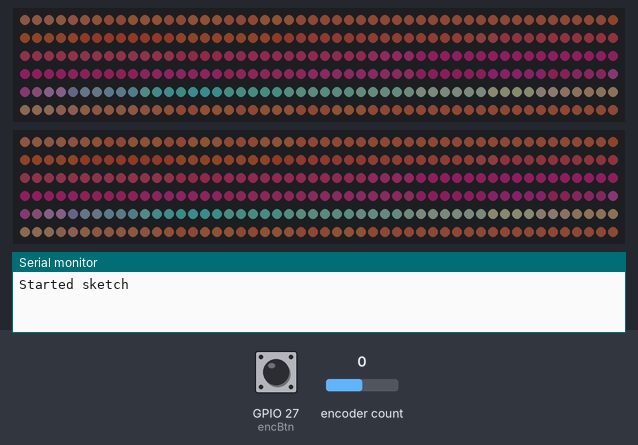
The program below on a simulated ESP32. On the bench: 2 × 300 RGB LEDs in strip order, left to right, continuing on the next row, the last lines printed to the serial monitor. The test bench sets the inputs (shaded band); at power-on: encoder count 0, GPIO 27 (encBtn) HIGH. Dim RGB values are drawn brighter than linear.

Above: at 1.2 s.
1.3 s: encoder count set to 1
At 2.03 s:
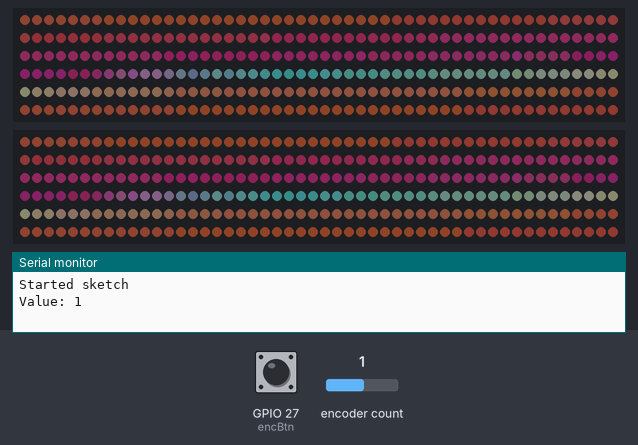
4.3 s: GPIO 27 (encBtn) pulled LOW for 0.15 s
5.0 s: GPIO 27 (encBtn) pulled LOW for 1 s
6.6 s: encoder count set to 0
At 6.94 s:
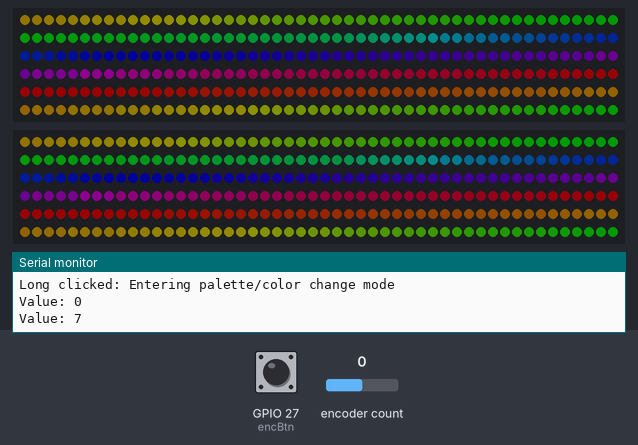
9.1 s: encoder count set to -1
At 9.36 s:
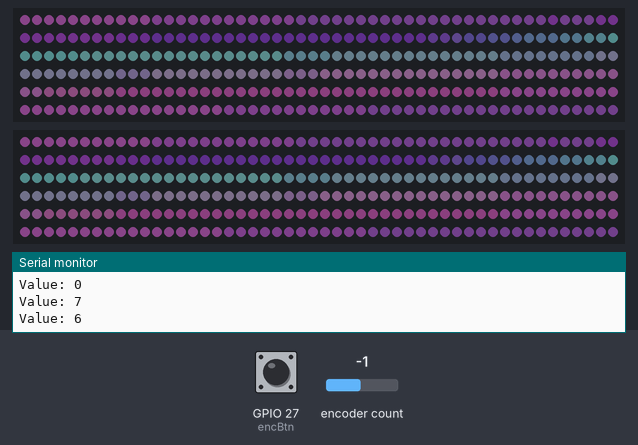
11.6 s: encoder count set to -2
At 11.81 s:
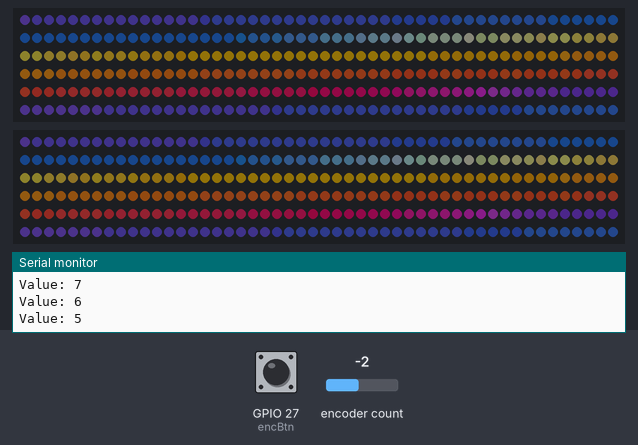
Timing chart, 0 to 14.6 s (numbered marks = the images above; inputs shaded):
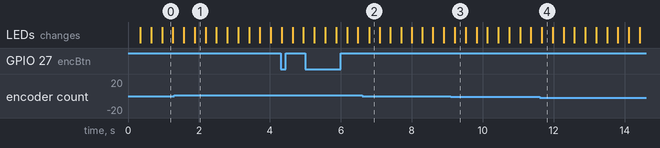

Measured:
- after the input at 6.6 s, the LEDs: change after 0.20 s (image 2)
- after the input at 9.1 s, the LEDs: change after 0.11 s (image 3)
- after the input at 11.6 s, the LEDs: change after 0.06 s (image 4)

The program:

main.cpp
```cpp
#include <Arduino.h>
#include <AiEsp32RotaryEncoder.h>
#include <Encoder.h>
#include <OneButton.h>
#define FASTLED_INTERNAL
#include <FastLED.h>

#define ROTARY_ENCODER_A_PIN 32
#define ROTARY_ENCODER_B_PIN 33
#define ROTARY_ENCODER_VCC_PIN -1
#define ROTARY_ENOCDER_STEPS 4

#define encBtn 27

#define LED_STRIP_A_PIN 5
#define LED_STRIP_B_PIN 18
#define NUM_LEDS 300

enum STATES { SPEED, DENSITY, PALETTE };

CRGB ledStripA[NUM_LEDS] = {0};
CRGB ledStripB[NUM_LEDS] = {0};
int brightness = 100;
int brightnessMax = 100;
int powerLimit = 5000;
int paletteIndex = 0;
int speed = 10;
float density = 1;
int paletteId = 0;
int state = 0;

#include "palettes.h"

AiEsp32RotaryEncoder rotaryEncoder = AiEsp32RotaryEncoder(ROTARY_ENCODER_A_PIN, ROTARY_ENCODER_B_PIN, 15, ROTARY_ENCODER_VCC_PIN, ROTARY_ENOCDER_STEPS);

OneButton btn = OneButton (
    encBtn,
    true,
    true
);

float readEncoderFloat() {
  return (float)rotaryEncoder.readEncoder() / 100.0;
}

static void handleClick() {
  Serial.println("Single Clicked: Entering speed mode");
  state = STATES::SPEED;
  rotaryEncoder.setBoundaries(0, 100, false);
  rotaryEncoder.setEncoderValue(speed);
  rotaryEncoder.setAcceleration(25);
}

static void handleDoubleClick() {
  Serial.println("Double Clicked: Entering density mode");
  state = STATES::DENSITY;
  rotaryEncoder.setBoundaries(1 * 100, 10 * 100, false);
  int densityInt = density * 100;
  rotaryEncoder.setEncoderValue(densityInt);
  rotaryEncoder.setAcceleration(400);
}

static void handleLongClick() {
  Serial.println("Long clicked: Entering palette/color change mode");
  state = STATES::PALETTE;
  rotaryEncoder.setBoundaries(0, 7, true);
  rotaryEncoder.setEncoderValue(paletteId);
  rotaryEncoder.setAcceleration(0);
}

void rotary_loop() {
  if (rotaryEncoder.encoderChanged()) {
    Serial.print("Value: ");

    if (state == STATES::SPEED) {
      Serial.println(rotaryEncoder.readEncoder());
      speed = rotaryEncoder.readEncoder();
    } else if (state == STATES::DENSITY) {
      Serial.println(readEncoderFloat());
      density = readEncoderFloat();
    } else {
      Serial.println(rotaryEncoder.readEncoder());
      paletteId = rotaryEncoder.readEncoder();
    }
  }
}

void IRAM_ATTR readEncoderISR(){
  rotaryEncoder.readEncoder_ISR();
}

void setup() {
  // Setup Serial
  Serial.begin(115200);
  Serial.println("Started sketch");

  // Setup rotary encoder
  rotaryEncoder.begin();
  rotaryEncoder.setup(readEncoderISR);
  bool circleValues = false;
  rotaryEncoder.setBoundaries(0, 100, circleValues);
  rotaryEncoder.setAcceleration(25);

  // Setup Buttons
  btn.attachClick(handleClick);
  btn.attachDoubleClick(handleDoubleClick);
  btn.attachLongPressStart(handleLongClick);

  // Setup LED strips
  FastLED.addLeds<WS2812B, LED_STRIP_A_PIN, GRB>(ledStripA, NUM_LEDS);
  FastLED.addLeds<WS2812B, LED_STRIP_B_PIN, GRB>(ledStripB, NUM_LEDS);
  FastLED.setBrightness(brightness);
  FastLED.setMaxPowerInMilliWatts(powerLimit);
  FastLED.show();
}

void loop() {
  btn.tick();
  rotary_loop();

  if (paletteId == 0) {
    fill_palette(ledStripA, NUM_LEDS, paletteIndex, density, sunset1, 100, LINEARBLEND);
    fill_palette(ledStripB, NUM_LEDS, paletteIndex, density, sunset1, 100, LINEARBLEND);
  } else if (paletteId == 1) {
    fill_palette(ledStripA, NUM_LEDS, paletteIndex, density, sunset2, 100, LINEARBLEND);
    fill_palette(ledStripB, NUM_LEDS, paletteIndex, density, sunset2, 100, LINEARBLEND);
  } else if (paletteId == 2) {
    fill_palette(ledStripA, NUM_LEDS, paletteIndex, density, sanjaun, 100, LINEARBLEND);
    fill_palette(ledStripB, NUM_LEDS, paletteIndex, density, sanjaun, 100, LINEARBLEND);
  } else if (paletteId == 3) {
    fill_palette(ledStripA, NUM_LEDS, paletteIndex, density, fire, 100, LINEARBLEND);
    fill_palette(ledStripB, NUM_LEDS, paletteIndex, density, fire, 100, LINEARBLEND);
  } else if (paletteId == 4) {
    fill_palette(ledStripA, NUM_LEDS, paletteIndex, density, outrun1, 100, LINEARBLEND);
    fill_palette(ledStripB, NUM_LEDS, paletteIndex, density, outrun1, 100, LINEARBLEND);
  } else if (paletteId == 5) {
    fill_palette(ledStripA, NUM_LEDS, paletteIndex, density, outrun2, 100, LINEARBLEND);
    fill_palette(ledStripB, NUM_LEDS, paletteIndex, density, outrun2, 100, LINEARBLEND);
  } else if (paletteId == 6) {
    fill_palette(ledStripA, NUM_LEDS, paletteIndex, density, outrun3, 100, LINEARBLEND);
    fill_palette(ledStripB, NUM_LEDS, paletteIndex, density, outrun3, 100, LINEARBLEND);
  } else if (paletteId == 7) {
    fill_rainbow(ledStripA, NUM_LEDS, paletteIndex, density);
    fill_rainbow(ledStripB, NUM_LEDS, paletteIndex, density);
  }

  FastLED.delay(speed);
  paletteIndex++;
  FastLED.setBrightness(brightness);
}
```

palettes.h
```cpp
#pragma once

#define FASTLED_INTERNAL
#include <FastLED.h>

DEFINE_GRADIENT_PALETTE (sunset1_gp) {
  0, 90, 206, 198, // Teal
  51, 232, 131, 97, // Peach
  102, 242, 113, 78, // Orange
  180, 234, 65, 152, // Pink
  255, 124, 44, 92 // Purple
};

DEFINE_GRADIENT_PALETTE (sunset2_gp) {
  0, 181, 61, 173, // Lavender
  170, 216, 71, 98, // Peach
  255, 249, 123, 64// Orange
};

DEFINE_GRADIENT_PALETTE (sanjaun_gp) {
  0, 99, 168, 211, // Teal
  51, 221, 139, 146, // Pinkish gray
  102, 126, 106, 168, // Bluish gray
  180, 77, 137, 137, // Pale teal
  255, 22, 78, 79
};

DEFINE_GRADIENT_PALETTE (fire_gp) {
  0, 49, 22, 21,  // Dark Red
  51, 103, 35, 21,
  120, 163, 55, 23,
  200, 224, 100, 22,
  255, 253, 150, 23
};

DEFINE_GRADIENT_PALETTE (outrun1_gp) {
  0, 192, 6, 172, // Purple 1
  37, 160, 7, 182, // Purple 2
  74, 99, 49, 192, // Purple
  105, 75, 69, 191, //Purple blue
  136, 20, 109, 197, //Blue 1
  167, 14, 144, 206, // Blue 2
  255, 9, 170, 204   // Blue 3
};

DEFINE_GRADIENT_PALETTE (outrun2_gp) {
  0, 94, 49, 150, // Purple
  75, 34, 91, 170, // Blue
  140, 248, 190, 21, // Yellow
  200, 242, 93, 50, // Orange
  255, 252, 21, 128, // Pink
};

DEFINE_GRADIENT_PALETTE (outrun3_gp) {
  0, 139, 242, 238, // Teal
  125, 223, 115, 198, // Pink
  255, 165, 90, 247 // Purple
};

CRGBPalette16 sunset1 = sunset1_gp;
CRGBPalette16 sunset2 = sunset2_gp;
CRGBPalette16 sanjaun = sanjaun_gp;
CRGBPalette16 fire = fire_gp;
CRGBPalette16 outrun1 = outrun1_gp;
CRGBPalette16 outrun2 = outrun2_gp;
CRGBPalette16 outrun3 = outrun3_gp;
```
